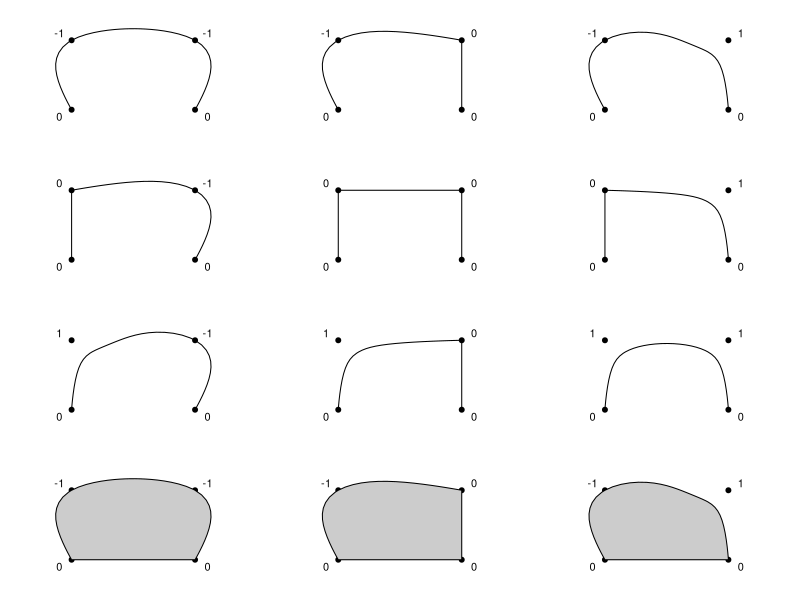

This figure's R source:
xsplineTest = function(s, open = TRUE,
                        x = c(1, 1, 3, 3) / 4,
                        y = c(1, 3, 3, 1) / 4, ...) {
  plot(c(0, 1), c(0, 1), type = "n", axes = FALSE, xlab = "", ylab = "")
  points(x, y, pch = 19)
  xspline(x, y, s, open, ...)
  text(x + 0.05 * c(-1, -1, 1, 1), y + 0.05 * c(-1, 1, 1, -1), s)
}
par(mfrow = c(4, 3), mar = rep(0, 4), oma = c(0, 0, 0, 0))
xsplineTest(c(0, -1, -1, 0))
xsplineTest(c(0, -1, 0, 0))
xsplineTest(c(0, -1, 1, 0))
xsplineTest(c(0, 0, -1, 0))
xsplineTest(c(0, 0, 0, 0))
xsplineTest(c(0, 0, 1, 0))
xsplineTest(c(0, 1, -1, 0))
xsplineTest(c(0, 1, 0, 0))
xsplineTest(c(0, 1, 1, 0))
xsplineTest(c(0, -1, -1, 0), FALSE, col = "grey80")
xsplineTest(c(0, -1, 0, 0), FALSE, col = "grey80")
xsplineTest(c(0, -1, 1, 0), FALSE, col = "grey80")
## xsplineTest(c(0,  0, -1, 0), FALSE, col="grey80")
## xsplineTest(c(0,  0,  0, 0), FALSE, col="grey80")
## xsplineTest(c(0,  0,  1, 0), FALSE, col="grey80")
## xsplineTest(c(0,  1, -1, 0), FALSE, col="grey80")
## xsplineTest(c(0,  1,  0, 0), FALSE, col="grey80")
## xsplineTest(c(0,  1,  1, 0), FALSE, col="grey80")
